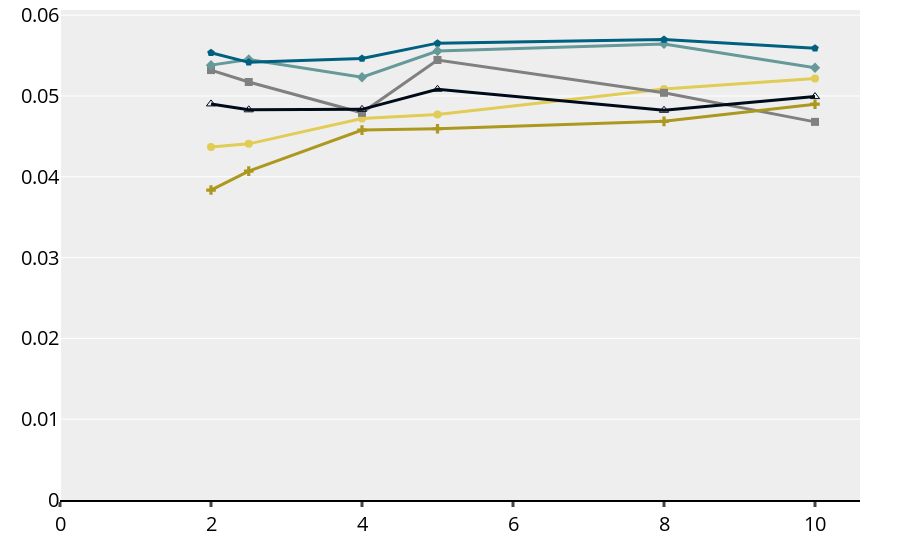

Notebook code for this chart:
### Code cell
fig = go.Figure()

perf_func = ['V1Mg', 'V2Mg', 'V2MgBS', 'V1MgSIMD', 'V2MgSIMD','V2MgBSSIMD']
#perf_func = [ 'V1MgBS', 'V1MgBSSIMD' ]
colors = ['#e1cc55',   '#808080', '#669999', '#ad981f', '#000b1a','#006080']
colors.extend(color_def)

for j, func in enumerate(perf_func):
    same = res.loc[(res['function']==func)&(res['V']==10000)]
    fig.add_trace(go.Scatter(x=same['E/V'], y=(same["intops"]+same['flops'])/same['cycles'], name=f"{func}",
                            mode='lines+markers', marker=dict(symbol=marker_symbols[j],size=8),
                            line=dict(color=colors[j], width=3)))
legend_font=dict(size=16,color='#000000')
fig.update_layout(xaxis=dict(showline=True, showgrid=False, rangemode="tozero",nticks=6,
                             linecolor='rgb(0, 0, 0)', linewidth=2,
                             tickwidth=3, tickfont=num_font, ticks='outside'),
                  yaxis=dict(tickfont=num_font, zeroline=False, showticklabels=True, rangemode="tozero",nticks=8,
                             showline=False),
                  showlegend=False, 
                  legend=dict(font=legend_font, orientation='h', valign='top', x=0, y=1.3, yanchor='top',xanchor='left'),
                  margin=dict(autoexpand=False, l=60, r=40, t=10,b=60),
                  plot_bgcolor="#eeeeee"
                  )
fig.show()
fig.write_image("simd_minor_v10000.pdf")

### Figure 1 — Plotly figure (JSON) as saved in the notebook; plotly's stock layout.template omitted (floating-point values rounded to 4 significant figures)
{"data": [{"line": {"color": "#e1cc55", "width": 3}, "marker": {"size": 8, "symbol": "circle"}, "mode": "lines+markers", "name": "V1Mg", "type": "scatter", "x": [2, 2.5, 4, 5, 8, 10], "y": [0.04368, 0.04408, 0.04721, 0.0477, 0.05087, 0.05215]}, {"line": {"color": "#808080", "width": 3}, "marker": {"size": 8, "symbol": "square"}, "mode": "lines+markers", "name": "V2Mg", "type": "scatter", "x": [2, 2.5, 4, 5, 8, 10], "y": [0.0532, 0.05173, 0.04792, 0.05445, 0.05039, 0.04679]}, {"line": {"color": "#669999", "width": 3}, "marker": {"size": 8, "symbol": "diamond"}, "mode": "lines+markers", "name": "V2MgBS", "type": "scatter", "x": [2, 2.5, 4, 5, 8, 10], "y": [0.05382, 0.05451, 0.05233, 0.05557, 0.05644, 0.0535]}, {"line": {"color": "#ad981f", "width": 3}, "marker": {"size": 8, "symbol": "cross"}, "mode": "lines+markers", "name": "V1MgSIMD", "type": "scatter", "x": [2, 2.5, 4, 5, 8, 10], "y": [0.03836, 0.0407, 0.04578, 0.04594, 0.04686, 0.04898]}, {"line": {"color": "#000b1a", "width": 3}, "marker": {"size": 8, "symbol": "triangle-up-open"}, "mode": "lines+markers", "name": "V2MgSIMD", "type": "scatter", "x": [2, 2.5, 4, 5, 8, 10], "y": [0.04902, 0.04829, 0.04835, 0.05083, 0.04823, 0.04992]}, {"line": {"color": "#006080", "width": 3}, "marker": {"size": 8, "symbol": "pentagon"}, "mode": "lines+markers", "name": "V2MgBSSIMD", "type": "scatter", "x": [2, 2.5, 4, 5, 8, 10], "y": [0.05535, 0.05416, 0.05464, 0.05654, 0.05699, 0.0559]}], "layout": {"legend": {"font": {"color": "#000000", "size": 16}, "orientation": "h", "valign": "top", "x": 0, "xanchor": "left", "y": 1.3, "yanchor": "top"}, "margin": {"autoexpand": false, "b": 60, "l": 60, "r": 40, "t": 10}, "plot_bgcolor": "#eeeeee", "showlegend": false, "xaxis": {"linecolor": "rgb(0, 0, 0)", "linewidth": 2, "nticks": 6, "rangemode": "tozero", "showgrid": false, "showline": true, "tickfont": {"color": "#000000", "size": 20}, "ticks": "outside", "tickwidth": 3}, "yaxis": {"nticks": 8, "rangemode": "tozero", "showline": false, "showticklabels": true, "tickfont": {"color": "#000000", "size": 20}, "zeroline": false}}}
